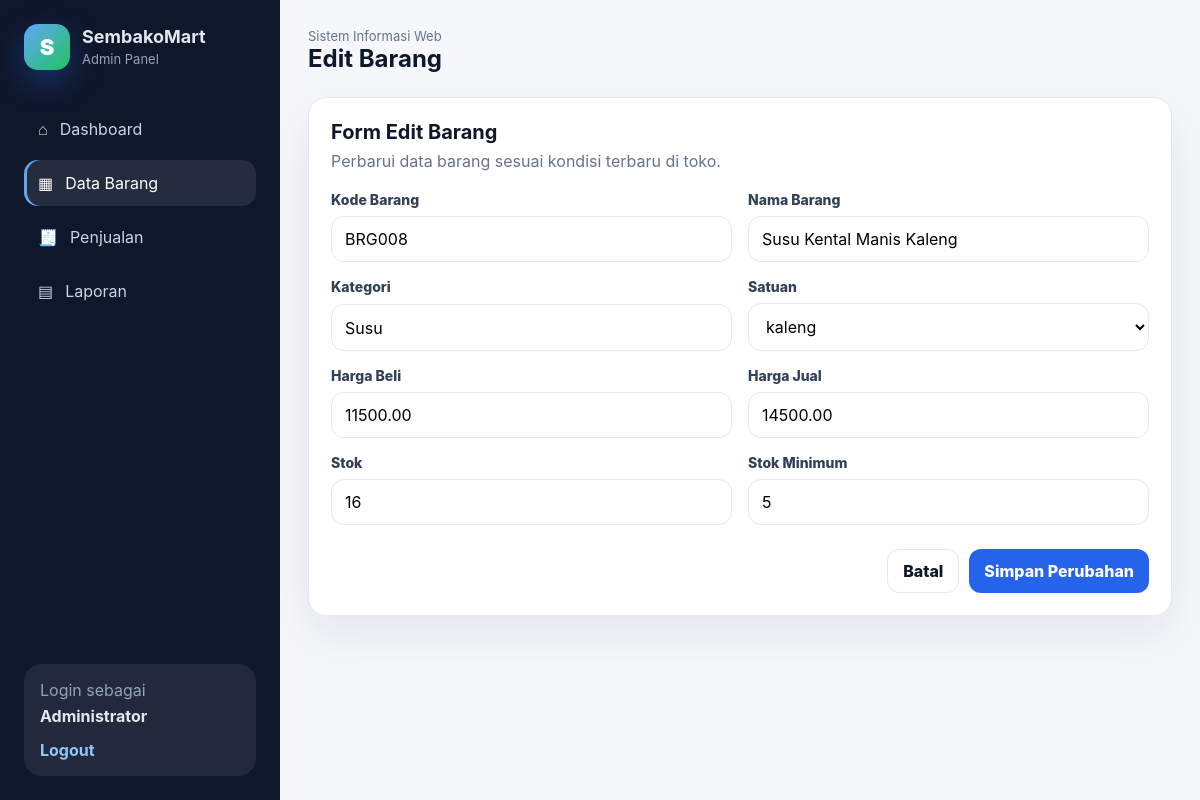
Screenshot of /barang/edit.php?id=8 (signed in) with the database file from the repository.
### tables this page shows
CREATE TABLE barang (
  id INT AUTO_INCREMENT PRIMARY KEY,
  kode_barang VARCHAR(30) NOT NULL UNIQUE,
  nama_barang VARCHAR(150) NOT NULL,
  kategori VARCHAR(100) NOT NULL,
  satuan VARCHAR(20) NOT NULL DEFAULT 'pcs',
  harga_beli DECIMAL(12,2) NOT NULL DEFAULT 0,
  harga_jual DECIMAL(12,2) NOT NULL DEFAULT 0,
  stok INT NOT NULL DEFAULT 0,
  stok_minimum INT NOT NULL DEFAULT 5,
  created_at TIMESTAMP DEFAULT CURRENT_TIMESTAMP,
  updated_at TIMESTAMP DEFAULT CURRENT_TIMESTAMP ON UPDATE CURRENT_TIMESTAMP
);

### config/functions.php (called while the page is built, shortened)
<?php
function e($value): string
{
    return htmlspecialchars((string)$value, ENT_QUOTES, 'UTF-8');
}

### barang/edit.php (the view, shortened to what this page needs)
<?php
require_once __DIR__ . '/../config/koneksi.php';
$id = (int)($_GET['id'] ?? 0);
$stmt = $conn->prepare('SELECT * FROM barang WHERE id = ? LIMIT 1');
$stmt->bind_param('i', $id);
$stmt->execute();
$data = $stmt->get_result()->fetch_assoc();
require_once __DIR__ . '/../partials/header.php';
?>
<div class="card form-card">
    <div class="card-header">
        <div>
            <h3>Form Edit Barang</h3>
            <p>Perbarui data barang sesuai kondisi terbaru di toko.</p>
        </div>
    </div>
    <form method="post" class="form-grid">
        <div class="form-group">
            <label>Kode Barang</label>
            <input type="text" name="kode_barang" value="<?= e($data['kode_barang']) ?>" required>
        </div>
        <div class="form-group">
            <label>Nama Barang</label>
            <input type="text" name="nama_barang" value="<?= e($data['nama_barang']) ?>" required>
        </div>
        <div class="form-group">
            <label>Kategori</label>
            <input type="text" name="kategori" value="<?= e($data['kategori']) ?>" required>
        </div>
        <div class="form-group">
            <label>Satuan</label>
            <select name="satuan" required>
                <?php foreach (['pcs', 'kg', 'liter', 'dus', 'pack', 'botol', 'kaleng', 'sachet'] as $satuan): ?>
                    <option value="<?= e($satuan) ?>" <?= $data['satuan'] === $satuan ? 'selected' : '' ?>><?= e($satuan) ?></option>
                <?php endforeach; ?>
            </select>
        </div>
        <div class="form-group">
            <label>Harga Beli</label>
            <input type="number" name="harga_beli" min="0" step="100" value="<?= e($data['harga_beli']) ?>" required>
        </div>
        <div class="form-group">
            <label>Harga Jual</label>
            <input type="number" name="harga_jual" min="0" step="100" value="<?= e($data['harga_jual']) ?>" required>
        </div>
        <div class="form-group">
            <label>Stok</label>
            <input type="number" name="stok" min="0" value="<?= e($data['stok']) ?>" required>
        </div>
        <div class="form-group">
            <label>Stok Minimum</label>
            <input type="number" name="stok_minimum" min="0" value="<?= e($data['stok_minimum']) ?>" required>
        </div>
        <div class="form-actions">
            <a class="btn btn-outline" href="index.php">Batal</a>
            <button class="btn btn-primary" type="submit">Simpan Perubahan</button>
        </div>
    </form>
</div>
<?php require_once __DIR__ . '/../partials/footer.php'; ?>

### assets/css/style.css (style rules this page uses)
:root { --bg: #f5f7fb; --surface: #ffffff; --primary: #2563eb; --primary-dark: #1d4ed8; --success: #16a34a; --warning: #f59e0b; --danger: #dc2626; --text: #0f172a; --muted: #64748b; --line: #e2e8f0; --soft: #eff6ff; --shadow: 0 18px 45px rgba(15, 23, 42, 0.08); --radius: 18px; }
* { box-sizing: border-box; }
body { margin: 0; font-family: Inter, ui-sans-serif, system-ui, -apple-system, BlinkMacSystemFont, "Segoe UI", sans-serif; background: var(--bg); color: var(--text); }
a { color: inherit; text-decoration: none; }
button, input, select { font: inherit; }
.card, .stat-card { background: var(--surface); border: 1px solid var(--line); border-radius: var(--radius); box-shadow: var(--shadow); }
.card { padding: 22px; }
.card-header { display: flex; align-items: flex-start; justify-content: space-between; gap: 18px; margin-bottom: 18px; }
.card-header h3, .card-header p { margin: 0; }
.card-header h3 { font-size: 20px; }
.card-header p { color: var(--muted); margin-top: 5px; line-height: 1.5; }
.btn { border: 0; border-radius: 12px; padding: 11px 15px; cursor: pointer; display: inline-flex; align-items: center; justify-content: center; font-weight: 800; transition: 0.2s ease; white-space: nowrap; }
.btn-primary { background: var(--primary); color: #fff; }
.btn-outline { background: #fff; color: var(--text); border: 1px solid var(--line); }
.form-card { max-width: 980px; }
.form-grid { display: grid; grid-template-columns: repeat(2, minmax(0, 1fr)); gap: 16px; }
.form-group { display: grid; gap: 8px; }
.form-group label { color: #334155; font-weight: 800; font-size: 14px; }
.form-group input, .form-group select { width: 100%; border: 1px solid var(--line); background: #fff; border-radius: 13px; padding: 12px 13px; outline: none; transition: 0.2s ease; }
.form-actions { grid-column: 1 / -1; display: flex; justify-content: flex-end; gap: 10px; margin-top: 8px; }

### rows the page displays
barang: kode_barang "BRG008", nama_barang "Susu Kental Manis Kaleng", kategori "Susu", harga_beli "11500.00", harga_jual "14500.00", stok "16", stok_minimum "5"

### other values shown
$_SESSION['admin']['nama'] "Administrator"
$title "Edit Barang"
form field satuan "kaleng"
